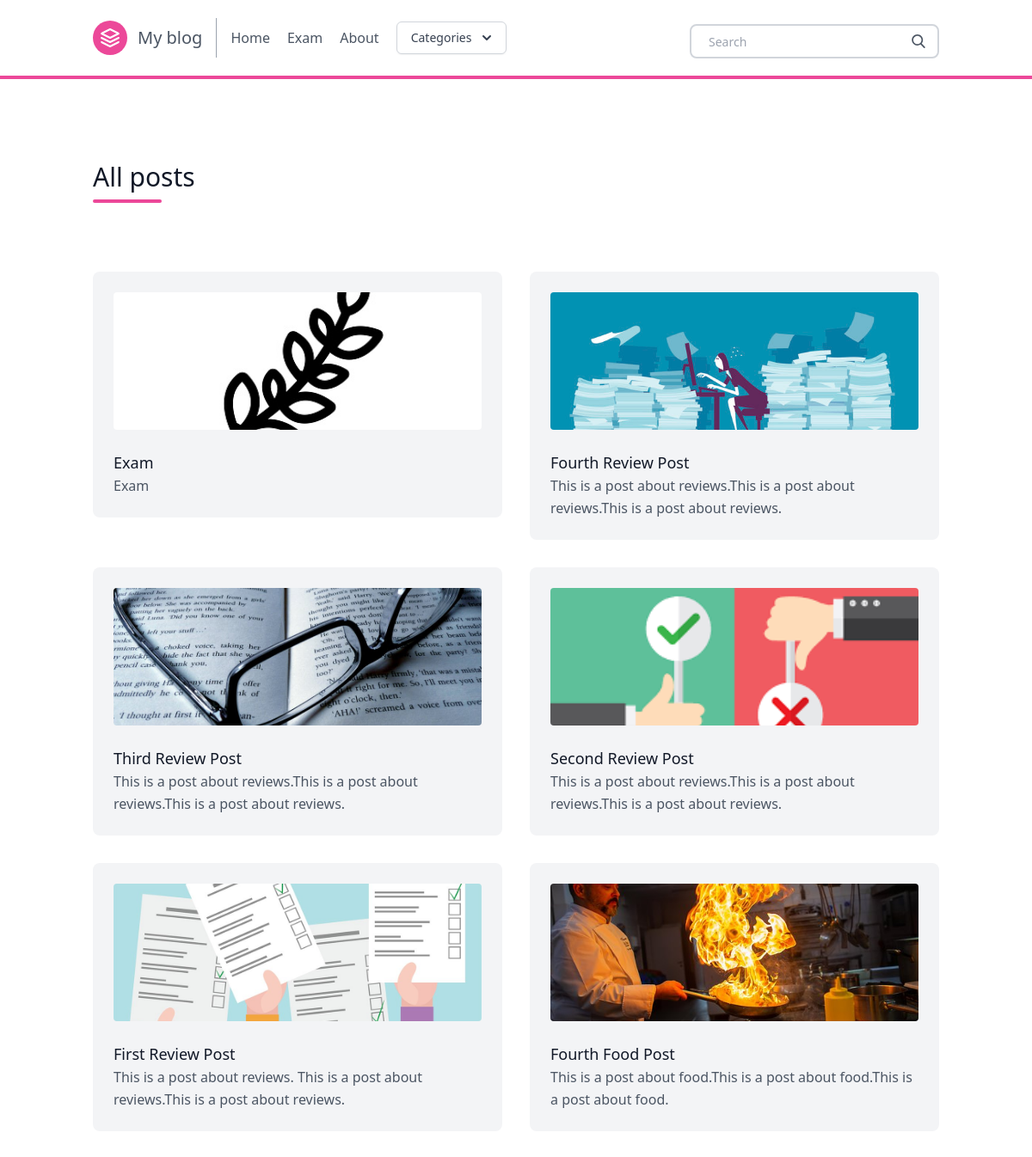
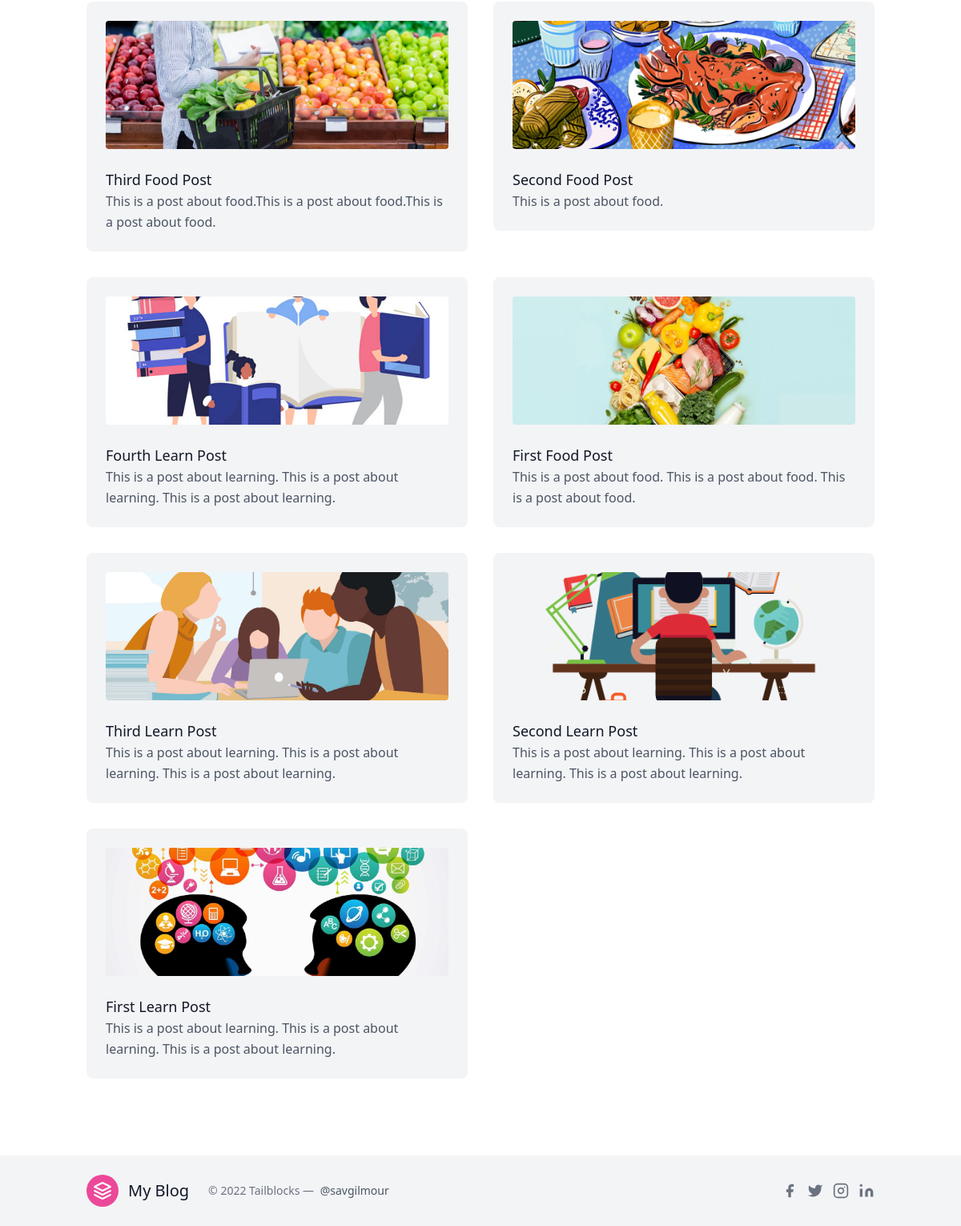
/posts/, run on the app's committed database (2 pictures, top to bottom).
### posts/models.py (models this page shows, shortened)
class Post(models.Model):
    title = models.CharField(max_length=100)
    slug = models.SlugField()
    overview = models.TextField()
    timestamp = models.DateTimeField(auto_now_add=True)
    content = models.TextField()
    author = models.ForeignKey(Author, on_delete=models.CASCADE)
    thumbnail = models.ImageField()
    categories = models.ManyToManyField(Category)
    featured = models.BooleanField()

### posts/views.py (the view)
# urls.py: path('posts/', allposts, name = 'allposts'),
def allposts(request):
    posts = Post.objects.order_by('-timestamp')
    context = {
        'posts': posts,
    }
    return render(request, 'all_posts.html', context)

### posts/templatetags/markdown_extras.py (called while the page is built)
@register.simple_tag
def get_categories():
    return Category.objects.all()[0:10]

### templates/all_posts.html (shortened to what this page needs)
{% extends 'base.html' %}
{% block content %}
<section class="text-gray-600 body-font">
    <div class="container px-5 py-24 mx-auto">
      <div class="flex flex-wrap w-full mb-20">
        <div class="lg:w-1/2 w-full mb-6 lg:mb-0">
          <h1 class="sm:text-3xl text-2xl font-medium title-font mb-2 text-gray-900">
            All posts </h1>
          <div class="h-1 w-20 bg-pink-500 rounded"></div>
        </div>
      </div>
      <div class="flex flex-wrap -m-4">
       {% for post in posts %}
        <div class="xl:w-1/4 md:w-1/2 p-4">
          <div class="bg-gray-100 p-6 rounded-lg">
            <img class="h-40 rounded w-full object-cover object-center mb-6" src="{{ post.thumbnail.url }}" alt="content">
            <a href="{% url 'post' post.slug %}" h2 class="text-lg text-gray-900 font-medium title-font mb-4">
              {{ post.title }}</a>
            <p class="leading-relaxed text-base">
              {{ post.overview }}</p>
          </div>
        </div>
       {% endfor %}
      </div>
    </div>
</section>
{% endblock content %}

### templates/base.html (shortened to what this page needs)
{% load static %}
<!doctype html>
<html>
  <head>
  <script src="https://cdn.tailwindcss.com"></script>
  </head>
  <body>
    {% include "navbar.html" %}
    {% block content %}
    {% endblock content %}
    {% include "footer.html" %}
  </body>
</html>

### templates/navbar.html (shortened to what this page needs)
{% load markdown_extras %}
    <header class="border-b-4 border-pink-500 text-gray-600 body-font">
    <div class="container mx-auto flex flex-wrap p-5 flex-col md:flex-row items-center">
      <a class="flex title-font font-medium items-center text-gray-900 mb-4 md:mb-0">
        <svg xmlns="http://www.w3.org/2000/svg" fill="none" stroke="currentColor" stroke-linecap="round" stroke-linejoin="round" stroke-width="2" class="w-10 h-10 text-white p-2 bg-pink-500 rounded-full" viewBox="0 0 24 24">
          <path d="M12 2L2 7l10 5 10-5-10-5zM2 17l10 5 10-5M2 12l10 5 10-5"></path>
        </svg>
        <a href="{% url 'homepage' %}" class="ml-3 text-xl">
          My blog</a>
      </a>
      <nav class="md:mr-auto md:ml-4 md:py-1 md:pl-4 md:border-l md:border-gray-400	flex flex-wrap items-center text-base justify-center">
        <a href="{% url 'homepage' %}" class="mr-5 hover:text-gray-900 rounded-lg hover:bg-pink-200 inline-flex items-center">
          Home
        </a>
        <a href="{% url 'Exam' %}" class="mr-5 hover:text-gray-900 rounded-lg hover:bg-pink-200 inline-flex items-center">
          Exam
        </a>
        <a href="{% url 'about' %}" class="mr-5 hover:text-gray-900 rounded-lg hover:bg-pink-200 inline-flex items-center">
          About
        </a>
<div x-data="{ open: false }" class="relative inline-block text-left">
  <div>
    <button @click="open = ! open" type="button" class="inline-flex justify-center w-full rounded-md border border-gray-300 shadow-sm px-4 py-2 bg-white text-sm font-medium text-gray-700 hover:bg-gray-50 focus:outline-none focus:ring-2 focus:ring-offset-2 focus:ring-offset-gray-100 focus:ring-indigo-500" id="menu-button" aria-expanded="true" aria-haspopup="true">
      Categories
      <svg class="-mr-1 ml-2 h-5 w-5" xmlns="http://www.w3.org/2000/svg" viewBox="0 0 20 20" fill="currentColor" aria-hidden="true">
        <path fill-rule="evenodd" d="M5.293 7.293a1 1 0 011.414 0L10 10.586l3.293-3.293a1 1 0 111.414 1.414l-4 4a1 1 0 01-1.414 0l-4-4a1 1 0 010-1.414z" clip-rule="evenodd" />
      </svg>
    </button>
  </div>
</div>
      </nav>
      <form action ="{% url 'search' %}" class ="search-form">
        <div class="pt-2 relative mx-auto text-gray-600">
          <input class="border-2 border-gray-300 bg-white h-10 px-5 pr-16 rounded-lg text-sm focus:outline-none"
            type="text" name="q" placeholder="Search">
          <button type="submit" class="absolute right-0 top-0 mt-5 mr-4">
          </button>
        </div>
      </form>
    </div>
    </header>

### templates/footer.html (shortened to what this page needs)
    <div class="bg-gray-100">
      <div class="container px-5 py-6 mx-auto flex items-center sm:flex-row flex-col">
        <a class="flex title-font font-medium items-center md:justify-start justify-center text-gray-900">
          <svg xmlns="http://www.w3.org/2000/svg" fill="none" stroke="currentColor" stroke-linecap="round" stroke-linejoin="round" stroke-width="2" class="w-10 h-10 text-white p-2 bg-pink-500 rounded-full" viewBox="0 0 24 24">
            <path d="M12 2L2 7l10 5 10-5-10-5zM2 17l10 5 10-5M2 12l10 5 10-5"></path>
          </svg>
          <span class="ml-3 text-xl">My Blog</span>
        </a>
        <p class="text-sm text-gray-500 sm:ml-6 sm:mt-0 mt-4">© 2022 Tailblocks —
          <a href="https://twitter.com/knyttneve" rel="noopener noreferrer" class="text-gray-600 ml-1" target="_blank">@savgilmour</a>
        </p>
        <span class="inline-flex sm:ml-auto sm:mt-0 mt-4 justify-center sm:justify-start">
          <button class="text-gray-500">
            <svg fill="currentColor" stroke-linecap="round" stroke-linejoin="round" stroke-width="2" class="w-5 h-5" viewBox="0 0 24 24">
              <path d="M18 2h-3a5 5 0 00-5 5v3H7v4h3v8h4v-8h3l1-4h-4V7a1 1 0 011-1h3z"></path>
            </svg>
          </button>
          <button class="ml-3 text-gray-500">
            <svg fill="currentColor" stroke-linecap="round" stroke-linejoin="round" stroke-width="2" class="w-5 h-5" viewBox="0 0 24 24">
              <path d="M23 3a10.9 10.9 0 01-3.14 1.53 4.48 4.48 0 00-7.86 3v1A10.66 10.66 0 013 4s-4 9 5 13a11.64 11.64 0 01-7 2c9 5 20 0 20-11.5a4.5 4.5 0 00-.08-.83A7.72 7.72 0 0023 3z"></path>
            </svg>
          </button>
          <button class="ml-3 text-gray-500">
            <svg fill="none" stroke="currentColor" stroke-linecap="round" stroke-linejoin="round" stroke-width="2" class="w-5 h-5" viewBox="0 0 24 24">
              <rect width="20" height="20" x="2" y="2" rx="5" ry="5"></rect>
              <path d="M16 11.37A4 4 0 1112.63 8 4 4 0 0116 11.37zm1.5-4.87h.01"></path>
            </svg>
          </button>
          <button class="ml-3 text-gray-500">
            <svg fill="currentColor" stroke="currentColor" stroke-linecap="round" stroke-linejoin="round" stroke-width="0" class="w-5 h-5" viewBox="0 0 24 24">
              <path stroke="none" d="M16 8a6 6 0 016 6v7h-4v-7a2 2 0 00-2-2 2 2 0 00-2 2v7h-4v-7a6 6 0 016-6zM2 9h4v12H2z"></path>
              <circle cx="4" cy="4" r="2" stroke="none"></circle>
            </svg>
          </button>
        </span>
      </div>
    </div>

### data on the page
Post: thumbnail (picture), title "Exam", overview "Exam"
Post: thumbnail (picture), title "Fourth Review Post", overview "This is a post about reviews.This is a post about reviews.This is a post about reviews."
Post: thumbnail (picture), title "Third Review Post", overview "This is a post about reviews.This is a post about reviews.This is a post about reviews."
Post: thumbnail (picture), title "Second Review Post", overview "This is a post about reviews.This is a post about reviews.This is a post about reviews."
Post: thumbnail (picture), title "First Review Post", overview "This is a post about reviews. This is a post about reviews.This is a post about reviews."
Post: thumbnail (picture), title "Fourth Food Post", overview "This is a post about food.This is a post about food.This is a post about food."
Post: thumbnail (picture), title "Third Food Post", overview "This is a post about food.This is a post about food.This is a post about food."
Post: thumbnail (picture), title "Second Food Post", overview "This is a post about food."
Post: thumbnail (picture), title "Fourth Learn Post", overview "This is a post about learning. This is a post about learning. This is a post about learning."
Post: thumbnail (picture), title "First Food Post", overview "This is a post about food. This is a post about food. This is a post about food."
Post: thumbnail (picture), title "Third Learn Post", overview "This is a post about learning. This is a post about learning. This is a post about learning."
Post: thumbnail (picture), title "Second Learn Post", overview "This is a post about learning. This is a post about learning. This is a post about learning."
Post: thumbnail (picture), title "First Learn Post", overview "This is a post about learning. This is a post about learning. This is a post about learning."
